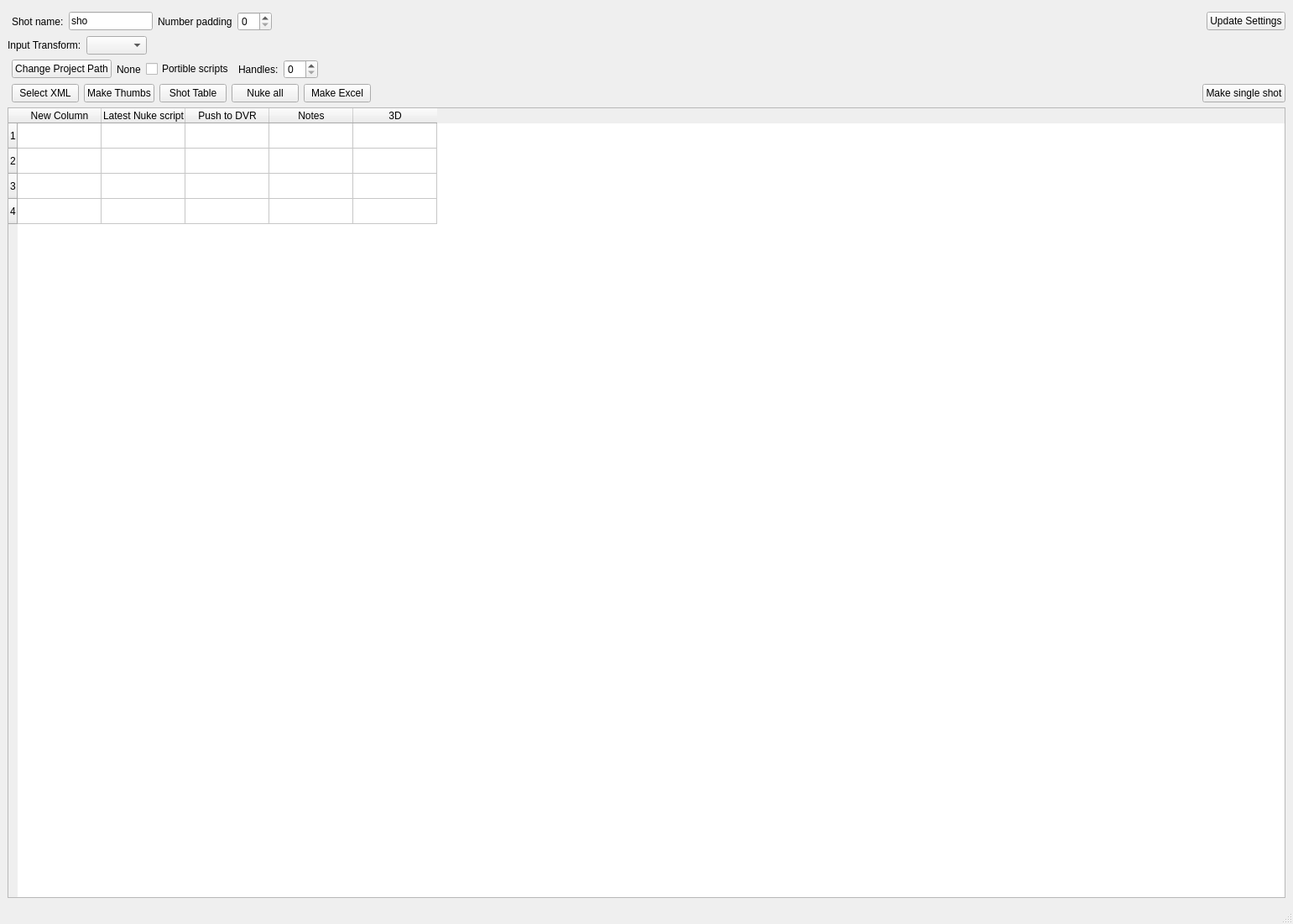
<?xml version="1.0" encoding="UTF-8"?>
<ui version="4.0">
 <class>MainWindow</class>
 <widget class="QMainWindow" name="MainWindow">
  <property name="geometry">
   <rect>
    <x>0</x>
    <y>0</y>
    <width>1541</width>
    <height>1101</height>
   </rect>
  </property>
  <property name="windowTitle">
   <string>MainWindow</string>
  </property>
  <widget class="QWidget" name="centralwidget">
   <layout class="QGridLayout" name="gridLayout">
    <item row="13" column="0">
     <layout class="QHBoxLayout" name="layout03">
      <property name="leftMargin">
       <number>5</number>
      </property>
      <item>
       <widget class="QPushButton" name="btnSelectXML">
        <property name="text">
         <string>Select XML</string>
        </property>
       </widget>
      </item>
      <item>
       <widget class="QPushButton" name="btnMakeThumbs">
        <property name="text">
         <string>Make Thumbs</string>
        </property>
       </widget>
      </item>
      <item>
       <widget class="QPushButton" name="btnShotTable">
        <property name="text">
         <string>Shot Table</string>
        </property>
       </widget>
      </item>
      <item>
       <widget class="QPushButton" name="btnNukeAll">
        <property name="text">
         <string>Nuke all</string>
        </property>
       </widget>
      </item>
      <item>
       <widget class="QPushButton" name="btnMakeXL">
        <property name="text">
         <string>Make Excel</string>
        </property>
       </widget>
      </item>
      <item>
       <spacer name="horizontalSpacer_3">
        <property name="orientation">
         <enum>Qt::Orientation::Horizontal</enum>
        </property>
        <property name="sizeHint" stdset="0">
         <size>
          <width>40</width>
          <height>20</height>
         </size>
        </property>
       </spacer>
      </item>
      <item>
       <widget class="QPushButton" name="btnMakeShot">
        <property name="text">
         <string>Make single shot</string>
        </property>
       </widget>
      </item>
     </layout>
    </item>
    <item row="14" column="0">
     <layout class="QHBoxLayout" name="layout06">
      <item>
       <widget class="QTableWidget" name="tableWidgetTemp">
        <row/>
        <row/>
        <row/>
        <row/>
        <column>
         <property name="text">
          <string>New Column</string>
         </property>
        </column>
        <column>
         <property name="text">
          <string>Latest Nuke script</string>
         </property>
        </column>
        <column>
         <property name="text">
          <string>Push to DVR</string>
         </property>
        </column>
        <column>
         <property name="text">
          <string>Notes</string>
         </property>
        </column>
        <column>
         <property name="text">
          <string>3D</string>
         </property>
        </column>
       </widget>
      </item>
     </layout>
    </item>
    <item row="2" column="0">
     <layout class="QHBoxLayout" name="layout02">
      <property name="leftMargin">
       <number>5</number>
      </property>
      <property name="topMargin">
       <number>0</number>
      </property>
      <item>
       <widget class="QPushButton" name="btnSelecRoot">
        <property name="text">
         <string>Change Project Path</string>
        </property>
       </widget>
      </item>
      <item>
       <widget class="QLabel" name="lableRoot">
        <property name="text">
         <string>None</string>
        </property>
       </widget>
      </item>
      <item>
       <widget class="QCheckBox" name="checkBoxlocalwork">
        <property name="text">
         <string>Portible scripts</string>
        </property>
       </widget>
      </item>
      <item>
       <widget class="QLabel" name="lablehandle">
        <property name="text">
         <string>Handles:</string>
        </property>
       </widget>
      </item>
      <item>
       <widget class="QSpinBox" name="spinboxHandles"/>
      </item>
      <item>
       <spacer name="horizontalSpacer_2">
        <property name="orientation">
         <enum>Qt::Orientation::Horizontal</enum>
        </property>
        <property name="sizeHint" stdset="0">
         <size>
          <width>40</width>
          <height>20</height>
         </size>
        </property>
       </spacer>
      </item>
     </layout>
    </item>
    <item row="0" column="0">
     <layout class="QHBoxLayout" name="layout01">
      <property name="leftMargin">
       <number>5</number>
      </property>
      <property name="topMargin">
       <number>5</number>
      </property>
      <property name="rightMargin">
       <number>0</number>
      </property>
      <item>
       <widget class="QLabel" name="shonameLable">
        <property name="text">
         <string>Shot name:</string>
        </property>
       </widget>
      </item>
      <item>
       <widget class="QLineEdit" name="shoNametextbox">
        <property name="maximumSize">
         <size>
          <width>100</width>
          <height>16777215</height>
         </size>
        </property>
        <property name="text">
         <string>sho</string>
        </property>
       </widget>
      </item>
      <item>
       <widget class="QLabel" name="shotNumberPadLable">
        <property name="text">
         <string>Number padding</string>
        </property>
       </widget>
      </item>
      <item>
       <widget class="QSpinBox" name="shotNumberPadSpinbox"/>
      </item>
      <item>
       <spacer name="horizontalSpacer">
        <property name="orientation">
         <enum>Qt::Orientation::Horizontal</enum>
        </property>
        <property name="sizeHint" stdset="0">
         <size>
          <width>40</width>
          <height>20</height>
         </size>
        </property>
       </spacer>
      </item>
      <item>
       <widget class="QPushButton" name="updateBtn">
        <property name="text">
         <string>Update Settings</string>
        </property>
       </widget>
      </item>
     </layout>
    </item>
    <item row="1" column="0">
     <layout class="QHBoxLayout" name="horizontalLayout">
      <item>
       <widget class="QLabel" name="colourspaceLable">
        <property name="text">
         <string>Input Transform:</string>
        </property>
       </widget>
      </item>
      <item>
       <widget class="QComboBox" name="colourspaceComboBox"/>
      </item>
      <item>
       <spacer name="horizontalSpacer_4">
        <property name="orientation">
         <enum>Qt::Orientation::Horizontal</enum>
        </property>
        <property name="sizeHint" stdset="0">
         <size>
          <width>40</width>
          <height>20</height>
         </size>
        </property>
       </spacer>
      </item>
     </layout>
    </item>
   </layout>
  </widget>
  <widget class="QMenuBar" name="menubar">
   <property name="geometry">
    <rect>
     <x>0</x>
     <y>0</y>
     <width>1541</width>
     <height>25</height>
    </rect>
   </property>
  </widget>
  <widget class="QStatusBar" name="statusbar"/>
 </widget>
 <resources/>
 <connections/>
</ui>
